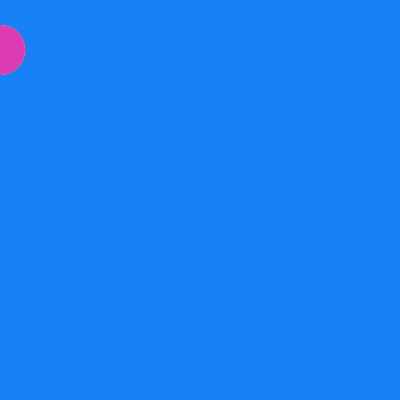
Frame 1 (no input)
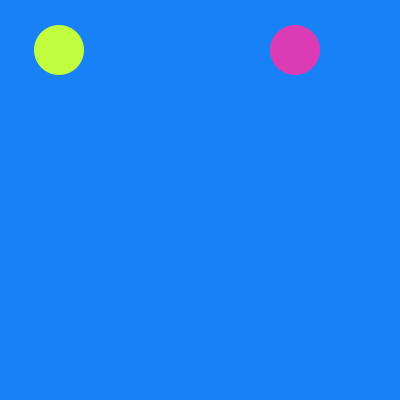
Frame 60 (the mouse pressed at the canvas centre just before this capture)
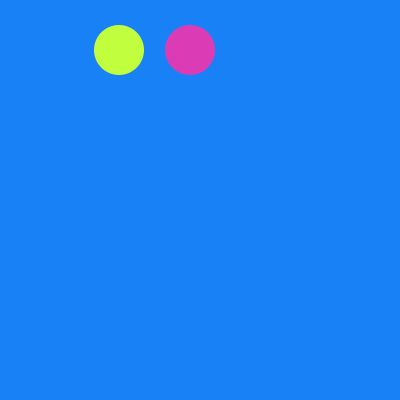
Frame 120 (the mouse held since frame 60 and released just before this capture)

The Processing sketch that drew these frames (run headless with seeded random() and noise(); from frame 60 on, the mouse is pressed at the canvas centre):

// Processing sketch: sketch_12
// ── sketch_12.pde
// fun programming #12
// do a loop animation using an if() statement

float slow_circle_x = 0;
float fast_circle_x = 0;

void setup() {
  size(400,400);
  noStroke();
  
}

void draw() {
  background(#1881F5);

  fill(#C1FF3E);
  ellipse(slow_circle_x,50,50,50);
  slow_circle_x = slow_circle_x +1;
  
  fill(#DB3CB6);
  ellipse(fast_circle_x,50,50,50);
  fast_circle_x = fast_circle_x +5;
 
 // when slow_circle_x reaches the edge 400 go back to 0
  if (slow_circle_x > 400) {
    slow_circle_x = 0;
  }

 // when fast_circle_x reaches the edge 400 go back to 0
  if (fast_circle_x > 400) {
    fast_circle_x = 0;
  }

   
   
}
